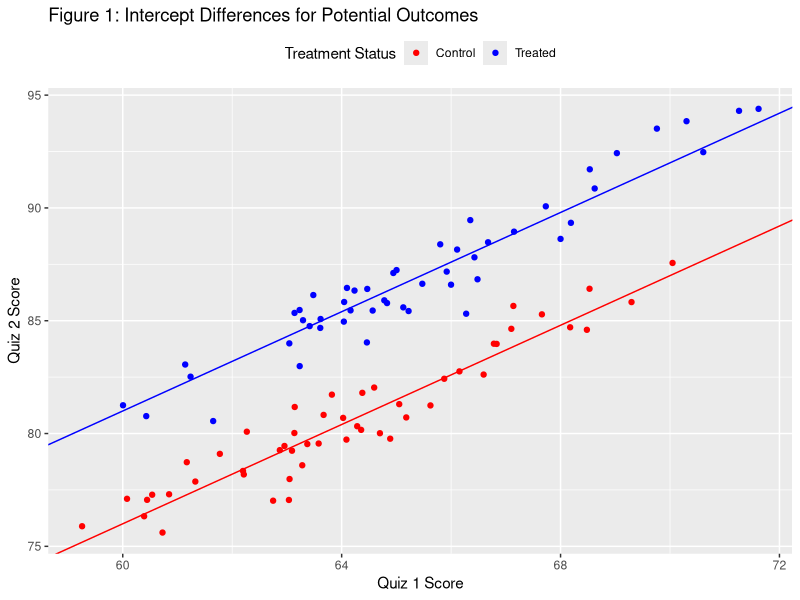
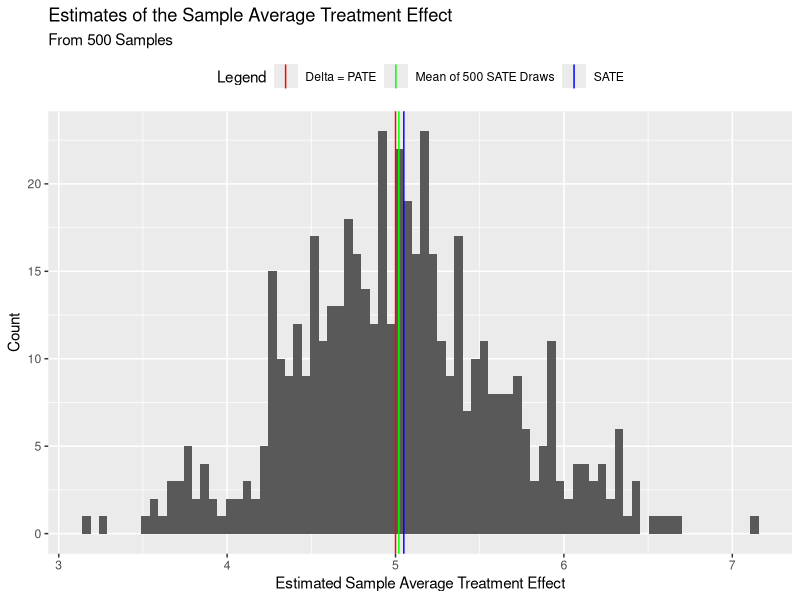
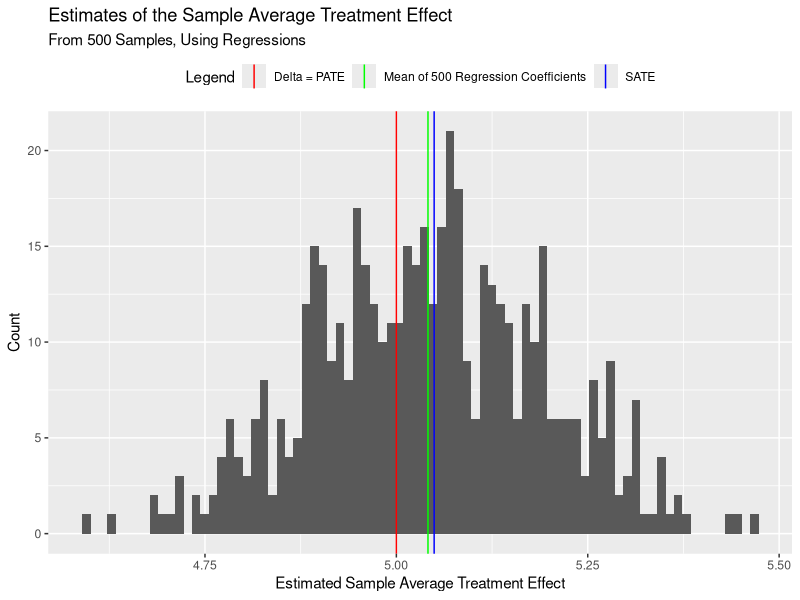

Write R code to recreate these figures, in order.
## ---- chunk 1
library(tidyverse)
set.seed(1)
## ---- chunk 2
delta <- 5
## ---- chunk 3
N <- 100
## ---- chunk 4
mu <- 65
sd <- 3
## ---- chunk 5
beta0 <- 10
beta1 <- 1.1
mu1 <- 0
sd1 <- 1
## ---- chunk 6
d <- tibble(student = 1:N) |> 
  # I am randomly assigning half the students to each group,
  # so rather than assigning treatment with probability 0.5, 
  # I ensure the even split when sampling.
  mutate(treated = sample(rep(c(0, 1), each = N/2)),
         # Let's draw the quiz 1 values from the normal distribution
         quiz1 = rnorm(N, mean = mu, sd = sd),
         # Draw the error terms from the normal distribution
         u0 = rnorm(N, mean = mu1, sd = sd1),
         u1 = rnorm(N, mean = mu1, sd = sd1),
         # Now create the potential outcome values
         y0 = beta0 + beta1*quiz1 + u0,
         y1 = beta0 + beta1*quiz1 + delta + u1,
         # Create a column for the realized outcome
         quiz2 = ifelse(treated == 1, y1, y0))
## ---- chunk 7
p <- ggplot(data = d, 
            aes(x = quiz1,
                y = quiz2,
                color = factor(treated))) +
  geom_point() + 
  geom_abline(intercept = beta0, slope = beta1, color = "red") +
  geom_abline(intercept = beta0 + delta, slope = beta1, color = "blue") +
  labs(title = "Figure 1: Intercept Differences for Potential Outcomes",
       x = "Quiz 1 Score",
       y = "Quiz 2 Score") +
  scale_color_manual(values = c("red", "blue"),
                     labels = c("Control", "Treated"),
                     name = "Treatment Status") +
  theme(legend.position = "top")
p
## ---- chunk 8
# Because we randomly assigned half the class to each
# treatment status, we know the proportion of each group
# is 0.5.
sate_df <- d |> 
  group_by(treated) |> 
  summarize(e_y0 = mean(y0),
            e_y1 = mean(y1)) |> 
  mutate(cate = e_y1 - e_y0) |> 
  summarise(sate = sum(0.5 * cate))

# Extract from dataframe
sate <- sate_df |> pull(sate)

# Compare to the population ATE
print(paste0("SATE = ", sate))
print(paste0("Difference between the SATE and the PATE:", sate - delta))
## ---- chunk 9
sate_hat_df <- d |> 
  group_by(treated) |> 
  summarize(e_y = sum(quiz2)/n()) |> 
  mutate(treated = paste0("e_y", treated)) |> 
  pivot_wider(names_from = treated, values_from = e_y) |> 
  mutate(sate_hat = e_y1 - e_y0)

# Extract from dataframe
sate_hat <- sate_hat_df |> pull(sate_hat)

print(paste0("SATE_hat = ", sate_hat))
print(paste0("SATE_hat - SATE = ", sate_hat - sate))
## ---- chunk 10
# Create 500 samples
sate_hat_draws <- replicate(500, {
  # Reassign treatment
  treated <- sample(rep(c(0, 1), each = N/2))
  # Calculate observed outcome
  quiz2 = ifelse(treated == 1, d$y1, d$y0)
  # Calculate difference in means
  mean(quiz2[treated == 1]) - mean(quiz2[treated == 0])
})

# Turn into a tibble to use for the plot
sate_hat_draws_df <- tibble(draw = 1:500, sate_hat = sate_hat_draws)

# Add the mean to the dataframe
# (it will give the same value to all observations, but is
# useful for representing the mean graphically)
sate_hat_draws_df <- sate_hat_draws_df |> 
  mutate(mean = mean(sate_hat))

# Plot the coefficients
p2 <- ggplot(data = sate_hat_draws_df,
             aes(x = sate_hat)) +
  geom_histogram(bins=80) +
  geom_vline(aes(xintercept = 5,
             color = "Delta = PATE")) +
  geom_vline(aes(xintercept = 5.0493539,
             color = "SATE")) +
  geom_vline(aes(xintercept = mean,
             color = "Mean of 500 SATE Draws")) +
  theme(legend.position = "top") +
  scale_color_manual(name = "Legend",
                     values = c("Delta = PATE" = "red", "SATE" = "blue", "Mean of 500 SATE Draws" = "green")) +
  labs(title = "Estimates of the Sample Average Treatment Effect",
      subtitle = "From 500 Samples",
      y = "Count",
      x = "Estimated Sample Average Treatment Effect")
p2
## ---- chunk 11
print(paste0("Mean of 500 estimated SATE draws: ", mean(sate_hat_draws_df$sate_hat)))
print(paste0("Standard deviation of 500 estimated SATE draws: ", sd(sate_hat_draws_df$sate_hat)))
## ---- chunk 12
# Regression 1 - excluding quiz 1 scores
out <- lm(quiz2 ~ treated, data = d)
summary(out)
## ---- chunk 13
# Regression 2 - including quiz 1 scores
out2 <- lm(quiz2 ~ treated + quiz1, data = d)
summary(out2)
## ---- chunk 14
# Create 500 samples
sate_hat_draws2 <- replicate(500, {
  # Reassign treatment
  treated <- sample(rep(c(0, 1), each = N/2))
  # Calculate observed outcome
  quiz2 = ifelse(treated == 1, d$y1, d$y0)
  # Use a temporary dataframe to store values
  temp <- data.frame(quiz2, treated, quiz1 = d$quiz1)
  # Run regression on the subsample
  out <- lm(quiz2 ~ treated + quiz1, data = temp)
  # Extract coefficients
  coef(out)
})

# Turn into a tibble to use for the plot
sate_hat_draws2_df <- as.data.frame(t(sate_hat_draws2))

# Add the mean to the dataframe
# (it will give the same value to all observations, but is
# useful for representing the mean graphically)
sate_hat_draws2_df <- sate_hat_draws2_df |> 
  mutate(mean = mean(treated))

# Plot the coefficients
p3 <- ggplot(data = sate_hat_draws2_df,
             aes(x = treated)) +
  geom_histogram(bins=80) +
  geom_vline(aes(xintercept = 5,
             color = "Delta = PATE")) +
  geom_vline(aes(xintercept = 5.0493539,
             color = "SATE")) +
  geom_vline(aes(xintercept = mean,
             color = "Mean of 500 Regression Coefficients")) +
  theme(legend.position = "top") +
  scale_color_manual(name = "Legend",
                     values = c("Delta = PATE" = "red", "SATE" = "blue", "Mean of 500 Regression Coefficients" = "green")) +
  labs(title = "Estimates of the Sample Average Treatment Effect",
      subtitle = "From 500 Samples, Using Regressions",
      y = "Count",
      x = "Estimated Sample Average Treatment Effect")
p3
## ---- chunk 15
print(paste0("Mean of 500 estimated SATE from regressions: ", mean(sate_hat_draws2_df$treated)))
print(paste0("Standard deviation of 500 estimated SATE from regressions: ", sd(sate_hat_draws2_df$treated)))
